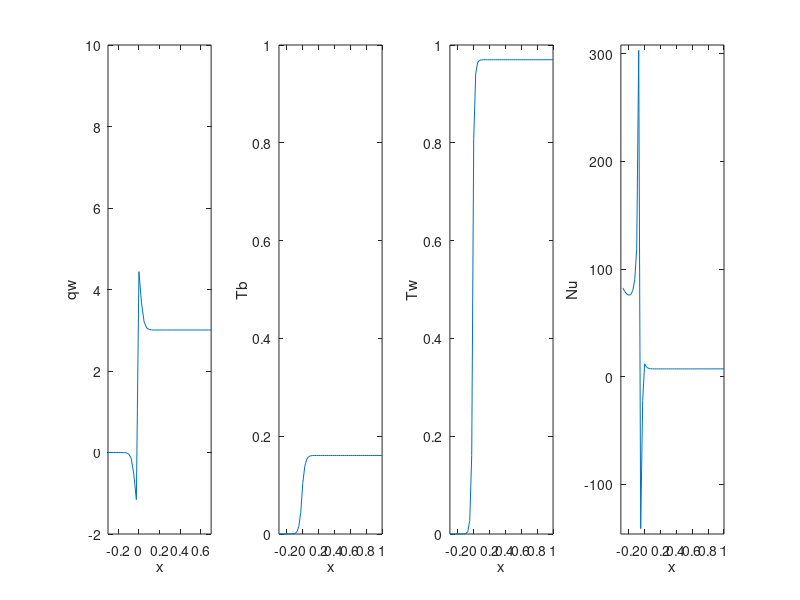

Recreate this plot in MATLAB.



% PROGRAM IN MATLAB TO SOLVE 2D TRANSIENT CONJUCATED HEAT TRANSFER %
%                     BY: HOSSEIN PARISHANI                        %
%%%%%%%%%%%%%%%%%%%%%%%%%%%%%%%%%%%%%%%%%%%%%%%%%%%%%%%%%%%%%%%%%%%%


clc
clear all
close all
%%%%%%%%%%%%%% flexible parameters %%%%%%%%%%%%%
a=5;
pe=5;
d=0.1;
ksf=10;
x1=1.1;
x0=-0.3;
tmax=300;
alphasf=1;
deltarf=0.02;
deltax=0.025;
deltat=0.0001;
%%%%%%%%%%%%%%%%%%%%% fixed data %%%%%%%%%%%%%%%
r=1+d;
deltars=d/(a-1);
e=(x1-x0)/deltax;
c=e+1;
x=x0:deltax:x1;
Rs=r:-deltars:1;
Rf=1:-deltarf:0;
f=1/deltarf;
b=f+1;

Ts1=zeros(a,c);
Ts1(:,1)=0;
Ts1(:,c)=0;
Tw=0;
Tf1=zeros(b,c);
Tf=Tf1;
for j=1:1:c
   xx=x0+(j-1)*deltax;
   if xx>=0
      Ts1(1,j)=1;
   end
end
Ts=Ts1;

for k=1:1:tmax
   %%%%%%%%%%%%%%%%%%%% wall region %%%%%%%%%%%%%%%%%%%%
   tmax
   t=k
   %%%%%%%%%%%%%%
   r=1+d;
   for i=2:1:a-1
      r=r-deltars;
      for j=2:1:c-1
         aa=Ts1(i,j+1);
         bb=Ts1(i,j);
         cc=Ts1(i,j-1);
         dd=Ts1(i-1,j);
         ee=Ts1(i+1,j);
         Ts(i,j)=bb+alphasf*deltat*((bb-ee)/(r*deltars)+(ee-2*bb+dd)/deltars^2+(aa-2*bb+cc)/(pe*deltax)^2);
      end
   end
   %%%%%%%%%%%%%%
   i=a;   
   r=1;
   for j=2:1:c-1
      aa=Ts1(i,j+1);
      bb=Ts1(i,j);
      cc=Ts1(i,j-1);
      dd=Ts1(i-1,j);
      ff=Ts1(i-2,j);
      Ts(i,j)=bb+alphasf*deltat*((dd-bb)/(r*deltars)+(ff-2*dd+bb)/deltars^2+(aa-2*bb+cc)/(pe*deltax)^2);
   end 
   %%%%%%%%%%%%%%
   for i=2:1:a
      Ts(i,c)=Ts1(i,c-1);
   end 
   %%%%%%%%%%%%%%
   Ts1=Ts;   
   
   %%%%%%%%%%%%%%%%%%% Fluid region %%%%%%%%%%%%%%%%%%%
   
   Tf1(1,:)=Ts(a,:);
   Tf(1,:)=Tf1(1,:);
   Tf(2,:)=Tf1(1,:)-ksf*(deltarf/deltars)*(Ts(a-1,:)-Ts(a,:));
   %%%%%%%%%%%%%%
   r=1;
   for i=2:1:(b-1)
      r=r-deltarf;
      for j=2:1:c-1
         aa=Tf1(i,j+1);
         bb=Tf1(i,j);
         cc=Tf1(i,j-1);
         dd=Tf1(i-1,j);
         ee=Tf1(i+1,j);
         Tf(i,j)=bb+deltat*((bb-ee)/(r*deltarf)+(ee-2*bb+dd)/deltarf^2+(aa-2*bb+cc)/(pe*deltax)^2+(r^2-1)*(aa-bb)/(deltax));
      end
   end
   %%%%%%%%%%%%%%%
   for j=2:1:c-1
      Tf(b,j)=Tf1(b,j);
   end
   %%%%%%%%%%%%%%
   for i=2:1:b-1
      Tf(i,c)=Tf1(i,c-1);
   end
   %%%%%%%%%%%%%%%
   Tf(b,c)=Tf1(b-1,c);
   Tf1=Tf;
end

%%%%%%%%%%%%  calculating and plotting qw  %%%%%%%%%%%%%%%
qw=(Tf(1,:)-Tf(2,:))/deltarf;
subplot(141)
plot(x,qw);
axis([x0 0.7 -2 10]);
xlabel('x');
ylabel('qw');

%%%%%%%%%%%%  calculating and plotting Tb  %%%%%%%%%%%%%%%
Tb=zeros(1,c);
for i=2:1:(b-1)
   Tb=Tb+4*2*Rf(i)*(1-Rf(i)^2)*Tf(i,:);
end
Tb=(deltarf/2)*Tb;
subplot(142)
plot(x,Tb);
axis([x0 1 0 1]);
xlabel('x');
ylabel('Tb');

%%%%%%%%%%%%  calculating and plotting Tw  %%%%%%%%%%%
Tw=(Tf(2,:)+Tf(1,:))/2;
subplot(143)
plot(x,Tw);
axis([x0 1 0 1]);
xlabel('x');
ylabel('Tw');

%%%%%%%%%%%%  calculating and plotting Nu  %%%%%%%%%%%
Nu=2*qw./(Tf(1,:)-Tb);
subplot(144)
plot(x,Nu);
xlabel('x');
ylabel('Nu');
axis([x0 1 min(Nu)-5 max(Nu)+5]);






















